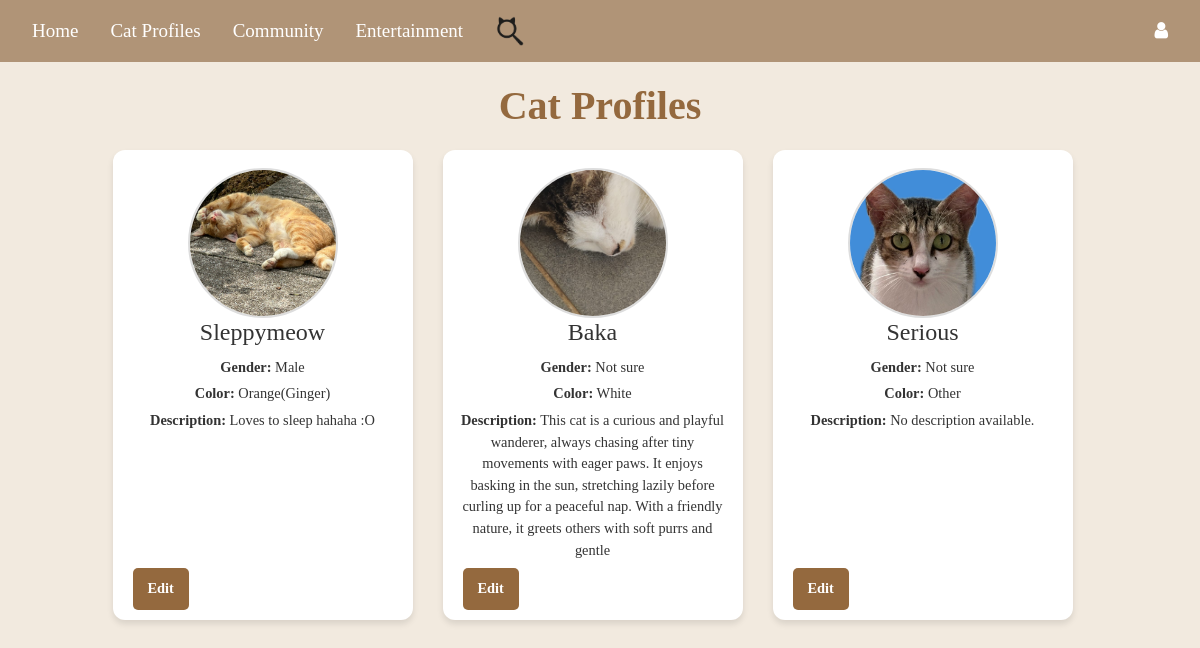
Screenshot of /view_profiles with the database file from the repository.
### tables this page shows
CREATE TABLE "profiles" (
	"id"	INTEGER,
	"name"	TEXT NOT NULL,
	"gender"	TEXT NOT NULL,
	"color"	TEXT NOT NULL,
	"description"	TEXT,
	"photo"	TEXT NOT NULL,
	"creator"	TEXT NOT NULL,
	PRIMARY KEY("id" AUTOINCREMENT)
);

### Website/catprofile.py (the view)
@catprofile_bp.route('/view_profiles')
def view_profiles(): #View all cat profiles
    with get_db_connection() as conn: #Connect to the database to fetch data
        profiles = conn.execute('SELECT * FROM profiles').fetchall() #Get all cat profiles from the database
    profiles = [dict(profile) for profile in profiles] #Convert sqlite3.Row to dictionary
    for profile in profiles:
        if profile['photo'] and profile['photo'] != '':
            profile['photo_url'] = url_for('static', filename=f'uploads/{profile["photo"]}')
            full_path = os.path.join(app.config['UPLOAD_FOLDER'], os.path.basename(profile['photo']))
            if not os.path.exists(full_path):  #Check if the file exists
                profile['photo_url'] = "uploads/default.png"
        else:
            profile['photo_url'] = "uploads/default.png"  #Use a default placeholder image
    return render_template('viewprofile.html', profiles=profiles, user=current_user)

### Website/catprofile.py (called while the page is built)
def get_db_connection():
    db_path = os.path.join(os.path.dirname(__file__), '..', 'instance', 'datebase.db')
    conn = sqlite3.connect(db_path)  #Creates a connection to the database datebase.db
    conn.execute('PRAGMA journal_mode=WAL;')  #Activates Write-Ahead Logging (WAL) in SQLite, enabling simultaneous database reads while a process is writing, improving efficiency and synchronization
    conn.row_factory = sqlite3.Row  #Access rows as dictionaries
    return conn

### Website/templates/viewprofile.html (shortened to what this page needs)
{% extends 'base.html' %}
{% block content %}
<div style="padding: 20px;">
    <h1 style="text-align: center; margin-bottom: 20px; font-family: 'Times New Roman', Times, serif; color: #94693e; font-weight: bold;">Cat Profiles</h1>
    <div class="profile-container">
        {% for profile in profiles %}
            {% if not profile.deleted %}
            <div class="profile-card" style="display: inline-block; width: 300px; height: 470px; border-radius: 12px; background: #fff; overflow: hidden; padding: 18px; text-align: center; margin-right: 15px; box-shadow: 0px 4px 6px rgba(0, 0, 0, 0.1); font-family: 'Times New Roman', Times, serif;">
                {% if profile.photo %}
                    <img class="profile-picture" src="{{ url_for('static', filename='uploads/' + profile.photo) }}" alt="{{ profile.name }}" style="width: 150px; height: 150px; border-radius: 50%; border: 2px solid #ddd; margin: 0 auto; position: relative; overflow: hidden; display: block; object-fit: cover;">
                {% else %}
                    <img class="profile-picture" src="{{ url_for('static', filename='uploads/default.png') }}" alt="Default Placeholder">
                {% endif %}
                <h2 style="margin: 0 0 10px; font-size: 1.5rem; color: #333;">{{ profile.name }}</h2>
                <p style="margin: 0 0 5px; font-size: 0.9rem; color: #333"><strong>Gender:</strong> {{ profile.gender }}</p>
                <p style="margin: 0 0 5px; font-size: 0.9rem; color: #333"><strong>Color:</strong> {{ profile.color }}</p>
                <p class="description" style="margin: 0 0 10px; font-size: 0.9rem; color: #333;">
                    <strong>Description:</strong> {{ profile.description or 'No description available.' }}
                </p>
                {% if current_user %}
                    <div class="actions">
                        <a href="{{ url_for('catprofile.edit_profile', id=profile.id) }}"
                        style="padding: 10px 15px; background: #94693e; color: white; text-decoration: none; border-radius: 5px; font-size: 0.9rem; cursor: pointer; font-weight: bold;">Edit</a>
                    </div>
                {% endif %}
            </div>
        {% endif %}
    {% endfor %}
    </div>
</div>
{% endblock %}

### Website/templates/base.html (shortened to what this page needs)
<!DOCTYPE html>
<html>
<head>
    <link rel="stylesheet" href="https://stackpath.bootstrapcdn.com/bootstrap/4.4.1/css/bootstrap.min.css"
 />
    <link rel="stylesheet" href="https://stackpath.bootstrapcdn.com/font-awesome/4.7.0/css/font-awesome.min.css"
 />
</head>
<body>
<nav class="navbar navbar-expand-lg navbar-dark" style="background-color: rgb(176, 148, 119);">
    <a class="nav-item nav-link" style="font-family: 'Times New Roman'; color: white; font-size: 19px;" href="/">Home</a>
    <div class="dropdown nav-item">
        <a class="nav-link" href="#" id="dropdownMenuLink" aria-haspopup="true" aria-expanded="false"
           style="font-family: 'Times New Roman'; color: white; font-size: 19px;">
            Cat Profiles
        </a>
    </div>
    <a class="nav-item nav-link" style="font-family: 'Times New Roman'; color: white; font-size: 19px;" href="{{ url_for('community.community_feature') }}">
        Community
    </a>
    <div class="dropdown nav-item">
        <a class="nav-link" href="#" id="dropdownMenuLink" aria-haspopup="true" aria-expanded="false"
           style="font-family: 'Times New Roman'; color: white; font-size: 19px;">
            Entertainment
        </a>
    </div>
    <a class="nav-item nav-link" href="{{ url_for('search.search_feature') }}" style="color: white; font-size: 19px;">
        <img src="{{ url_for('static', filename='Images/option2.png') }}" alt="Search" style="width: 30px; height: 30px;">
    </a>
    <div class="ml-auto d-flex align-items-center">
        <div class="dropdown">
            <a class="nav-link" href="#" aria-haspopup="true" aria-expanded="false" style="color: white; font-size: 19px;">
                <i class="fa fa-user" aria-hidden="true"></i>
            </a>
        </div>
    </div>
</nav>
<div class="container-fluid">{% block content %}{% endblock %}</div>
</body>
</html>

### Website/templates/base.html (style rules this page uses)
.dropdown { position: relative; display: inline-block; }
.navbar { display: flex; justify-content: space-between; align-items: center; }
.ml-auto { margin-left: auto !important; }
body { background-color: #f9f4ef; }

### Website/templates/viewprofile.html (style rules this page uses)
body { background-color: #f2eadf; }
.profile-picture { width: 100px; height: 100px; border-radius: 50%; object-fit: cover; display: block; }
.profile-card p { word-wrap: break-word; overflow-wrap: anywhere; line-height: 1.5; }
.profile-card { border-radius: 12px; background: #fff; overflow: hidden; padding: 20px; text-align: left; box-shadow: 0px 4px 6px rgba(0, 0, 0, 0.1); flex-direction: column; justify-content: flex-start; position: relative; }
.profile-card p.description { text-align:center; flex-grow: 1; overflow: visible; margin-top: 10px; }
.profile-container { display: flex; flex-wrap: wrap; gap: 15px; justify-content: center; }
.description { flex-grow: 1; overflow: visible; white-space: normal; }
.actions { position: absolute; bottom: 10px; left: 10px; width: calc(100% - 20px); display: flex; justify-content: space-between; align-items: center; padding: 0 10px; box-sizing: border-box; }

### rows the page displays
profiles: photo (picture), name "Sleppymeow", gender "Male", color "Orange(Ginger)", description "Loves to sleep hahaha :O"
profiles: photo (picture), name "Baka", gender "Not sure", color "White", description "This cat is a curious and playful wanderer, always chasing after tiny movements with eager paws. It enjoys basking in the sun, stretching lazily before curling up for a peaceful nap. With a friendly nature, it greets others with soft purrs and gentle"
profiles: photo (picture), name "Serious", gender "Not sure", color "Other", description "No description available."
